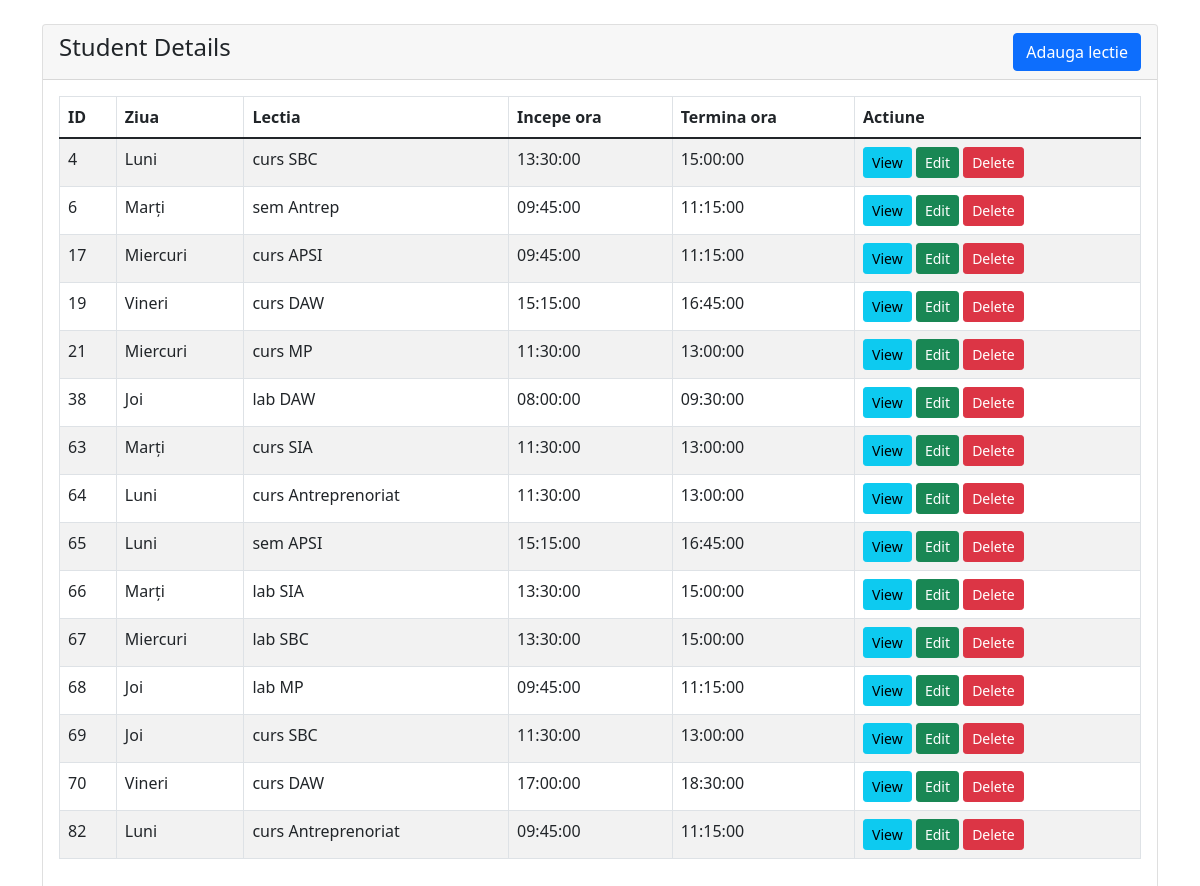
/crud/index.php, run on the app's committed database.
### tables this page shows
CREATE TABLE `lectii` (
  `id_lectie` int(11) NOT NULL,
  `ziua` varchar(255) NOT NULL,
  `lectia` varchar(255) NOT NULL,
  `start_hour` time NOT NULL,
  `end_hour` time NOT NULL
);

### crud/index.php (the view, shortened to what this page needs)
<?php
    require '../php/conectare.php';
?>
<!doctype html>
<html lang="en">
  <head>
    <link href="https://cdn.jsdelivr.net/npm/bootstrap@5.1.3/dist/css/bootstrap.min.css" rel="stylesheet">
</head>
<body>
    <div class="container mt-4">
        <div class="row">
            <div class="col-md-12">
                <div class="card">
                    <div class="card-header">
                        <h4>Student Details
                            <a href="student-create.php" class="btn btn-primary float-end">Adauga lectie</a>
                        </h4>
                    </div>
                    <div class="card-body">
                        <table class="table table-bordered table-striped">
                            <thead>
                                <tr>
                                    <th>ID</th>
                                    <th>Ziua</th>
                                    <th>Lectia</th>
                                    <th>Incepe ora</th>
                                    <th>Termina ora</th>
                                    <th>Actiune</th>
                                </tr>
                            </thead>
                            <tbody>
                                <?php
                                    $query = 'SELECT * FROM lectii';
                                    $query_run = mysqli_query($conn, $query);
                                    if(mysqli_num_rows($query_run) > 0)
                                    {
                                        foreach($query_run as $lectii)
                                        {
                                            ?>
                                            <tr>
                                                <td><?= $lectii['id_lectie']; ?></td>
                                                <td><?= $lectii['ziua']; ?></td>
                                                <td><?= $lectii['lectia']; ?></td>
                                                <td><?= $lectii['start_hour']; ?></td>
                                                <td><?= $lectii['end_hour']; ?></td>
                                                <td>
                                                    <a href="student-view.php?id=<?= $student['id_lectie']; ?>" class="btn btn-info btn-sm">View</a>
                                                    <a href="student-edit.php?id=<?= $student['id_lectie']; ?>" class="btn btn-success btn-sm">Edit</a>
                                                    <form action="code.php" method="POST" class="d-inline">
                                                        <button type="submit" name="delete_student" value="<?=$student['id'];?>" class="btn btn-danger btn-sm">Delete</button>
                                                    </form>
                                                </td>
                                            </tr>
                                            <?php
                                        }
                                    }
                                    else
                                    {
                                        echo "<h5> No Record Found </h5>";
                                    }
                                ?>
                            </tbody>
                        </table>
                    </div>
                </div>
            </div>
        </div>
    </div>
</body>
</html>

### data on the page
lectii: id_lectie "4", ziua "Luni", lectia "curs SBC", start_hour "13:30:00", end_hour "15:00:00"
lectii: id_lectie "6", ziua "Marți", lectia "sem Antrep", start_hour "09:45:00", end_hour "11:15:00"
lectii: id_lectie "17", ziua "Miercuri", lectia "curs APSI", start_hour "09:45:00", end_hour "11:15:00"
lectii: id_lectie "19", ziua "Vineri", lectia "curs DAW", start_hour "15:15:00", end_hour "16:45:00"
lectii: id_lectie "21", ziua "Miercuri", lectia "curs MP", start_hour "11:30:00", end_hour "13:00:00"
lectii: id_lectie "38", ziua "Joi", lectia "lab DAW", start_hour "08:00:00", end_hour "09:30:00"
lectii: id_lectie "63", ziua "Marți", lectia "curs SIA", start_hour "11:30:00", end_hour "13:00:00"
lectii: id_lectie "64", ziua "Luni", lectia "curs Antreprenoriat", start_hour "11:30:00", end_hour "13:00:00"
lectii: id_lectie "65", ziua "Luni", lectia "sem APSI", start_hour "15:15:00", end_hour "16:45:00"
lectii: id_lectie "66", ziua "Marți", lectia "lab SIA", start_hour "13:30:00", end_hour "15:00:00"
lectii: id_lectie "67", ziua "Miercuri", lectia "lab SBC", start_hour "13:30:00", end_hour "15:00:00"
lectii: id_lectie "68", ziua "Joi", lectia "lab MP", start_hour "09:45:00", end_hour "11:15:00"
lectii: id_lectie "69", ziua "Joi", lectia "curs SBC", start_hour "11:30:00", end_hour "13:00:00"
lectii: id_lectie "70", ziua "Vineri", lectia "curs DAW", start_hour "17:00:00", end_hour "18:30:00"
lectii: id_lectie "82", ziua "Luni", lectia "curs Antreprenoriat", start_hour "09:45:00", end_hour "11:15:00"
